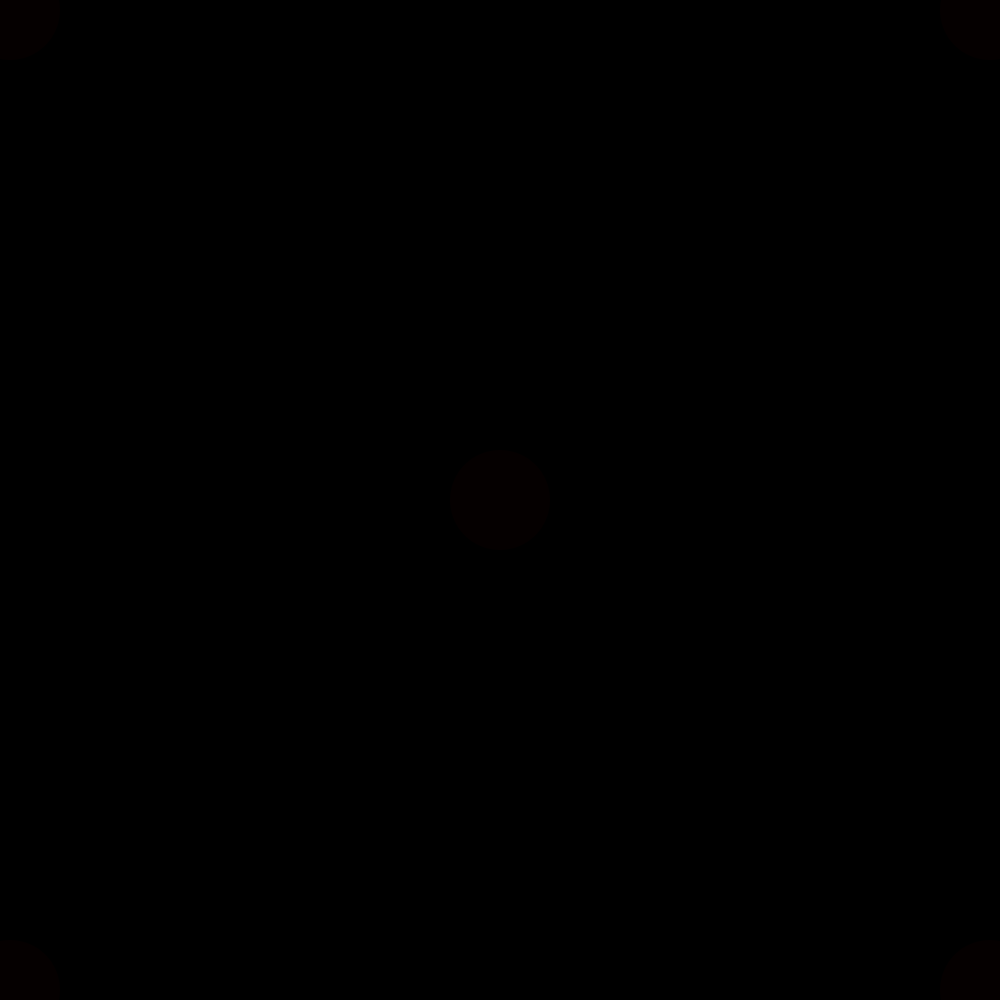
Frame 1 (no input)
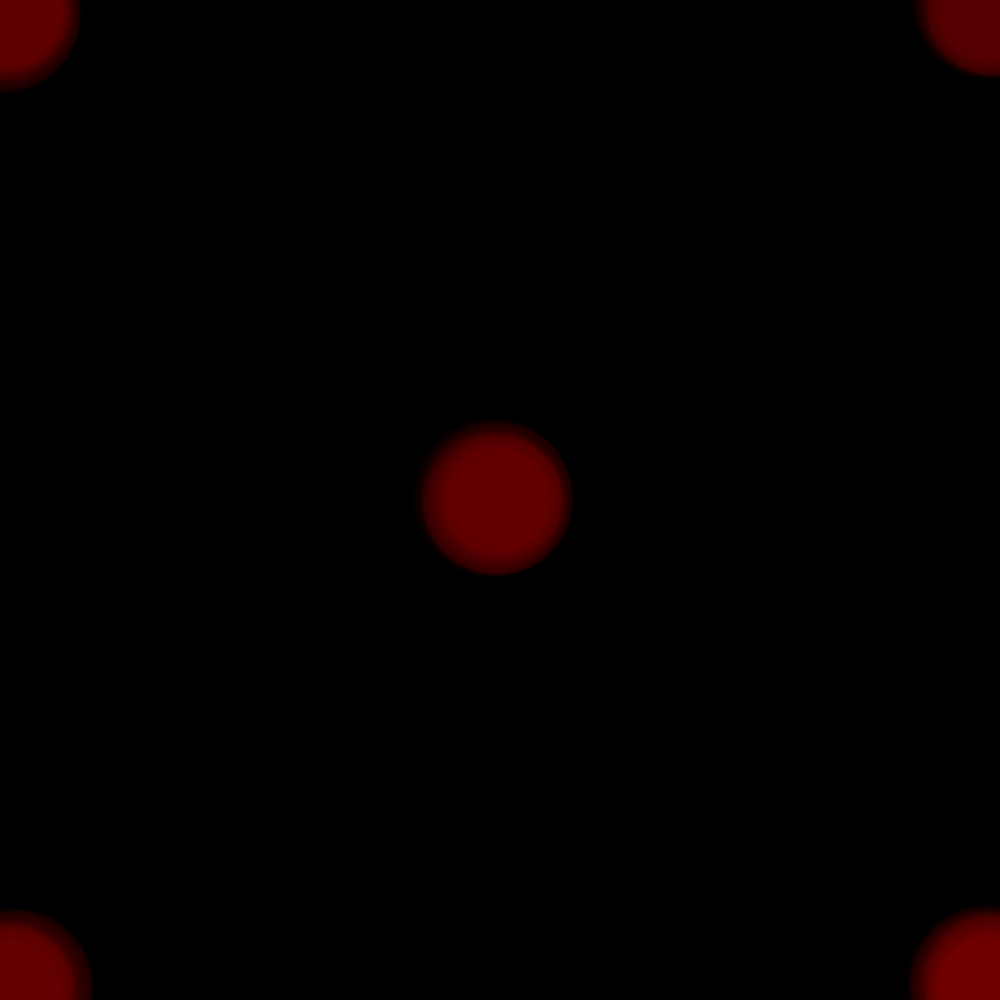
Frame 60 (the mouse pressed at the canvas centre just before this capture)
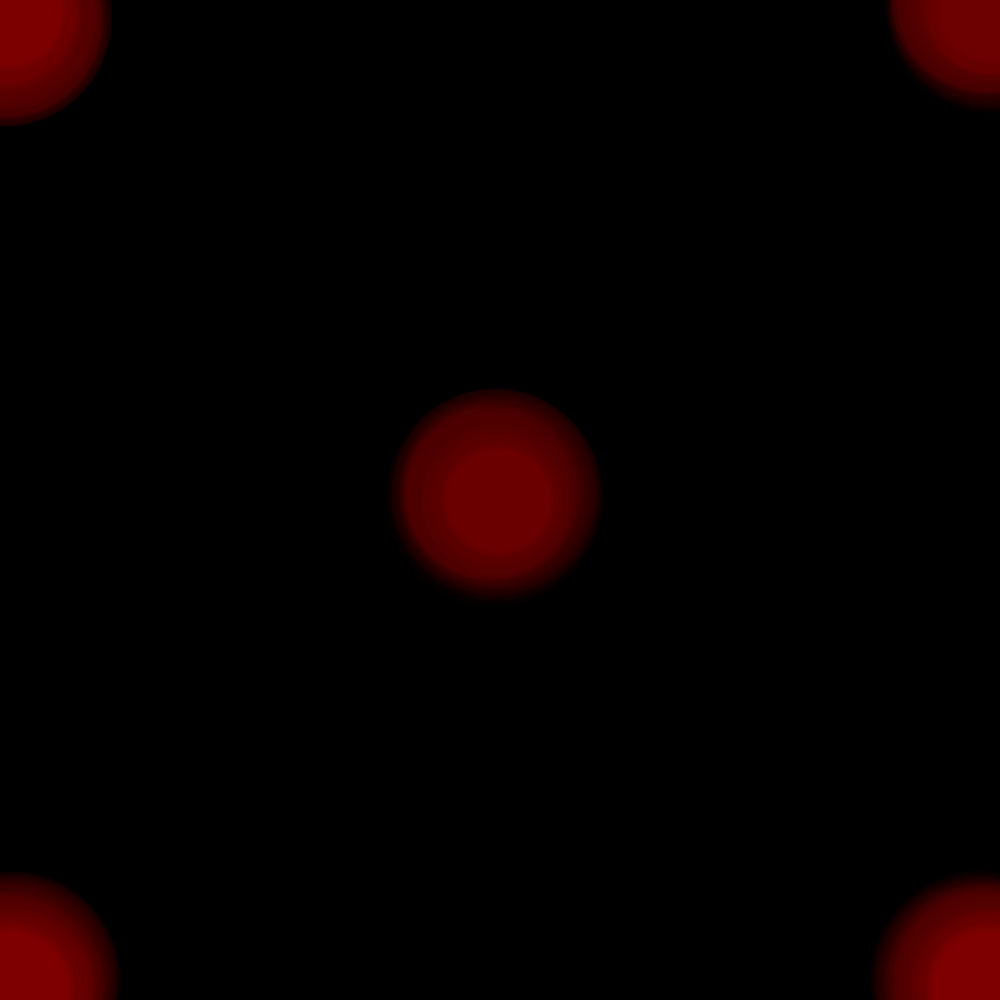
Frame 120 (the mouse held since frame 60 and released just before this capture)

The Processing sketch that drew these frames (run headless with seeded random() and noise(); from frame 60 on, the mouse is pressed at the canvas centre):

// Processing sketch: Ephemera_PulsingEllipses
// ── Ephemera_PulsingEllipses.pde
Ellipser a;
Ellipser b;
Ellipser c;
Ellipser d;
Ellipser e;


void setup() {
  size(1000,1000);
  background(0);
  a = new Ellipser(10, 10, 100, 5, 1, 250);
  b = new Ellipser(width - 10, 10, 100, 5, 1, 250);
  c = new Ellipser(10, height - 10, 100, 5, 1, 250);
  d = new Ellipser(width - 10, height - 10, 100, 5, 1, 250);
  e = new Ellipser(width/2, height/2, 100, 5, 1, 250);
}


void draw() {
  a.display();
  a.update();
  b.display();
  b.update();
  c.display();
  c.update();
  d.display();
  d.update();
  e.display();
  e.update();

}

// ── Ellipse.pde
class Ellipser {
  float x, y, r, a, i;
  float c1;
  float c2 = 0;
  float c3 = 0;
  
  Ellipser(float xx, float yy, float rr, float aa, float ii, float cc1){
    x = xx;
    y = yy;
    r = rr;
    a = aa;
    i = ii;
    c1 = cc1;
  }
  
  void display(){
    noStroke();
    fill(c1,c2,c3,a);
    ellipse(x,y,r,r); 
  }
  
  void update(){
    x = x + random(-1,1);
    y = y + random(-1,1);
   // a = a + random(-1,1);
    c1 = random(0,255);
    r = r+i;
    if(r>1000) {i=i*-1; c2 = random(0,255);}  //max ellipse size
    if(r<3) {i=+1; c3 = random(0,255);}            //min ellipse size
   
  }
}
